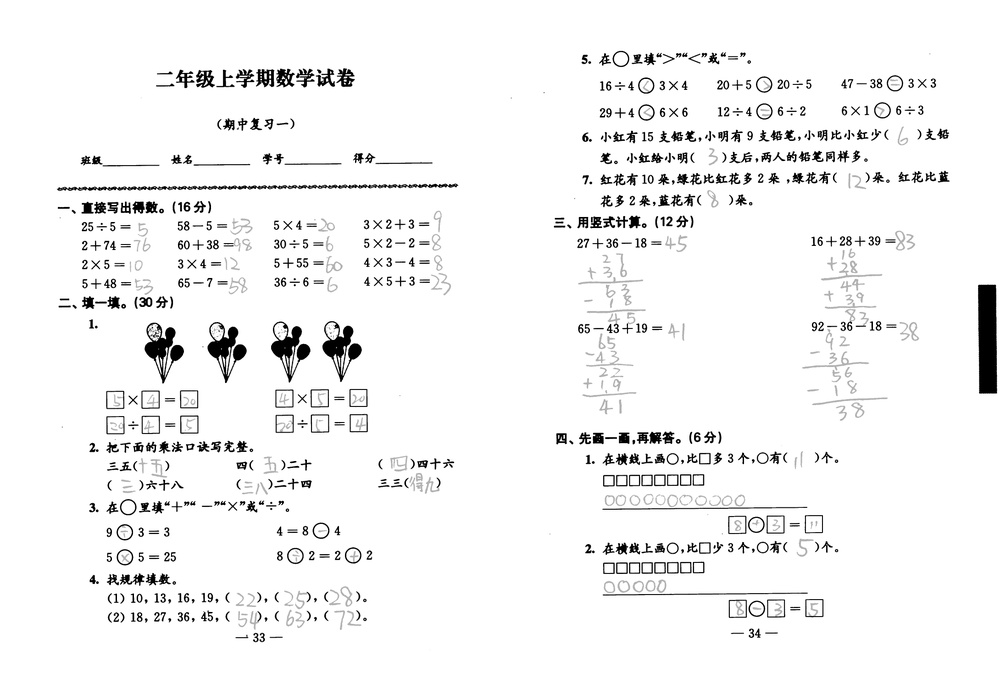
#> input picture packages/blob_kit/tmp/imstack.jpg, 1000 x 673 px, shrunk from 4359 x 2934 before the run
$ python -i imutils.py   (imports and definitions only)
#> lines starting #> are read from the running program, lines starting #| are printed output that depends on the picture; after the words box and inside, x2 and y2 are one past the last pixel; in counts of white or black regions, pixels touching at a corner belong together
#> further down, picture is the input picture: shape (673, 1000, 3); min 0, max 255, mean 243.4
#!/usr/bin/env python

'''
图像工具
'''

# Python 2/3 compatibility
from __future__ import print_function
import sys
import matplotlib.pyplot as plt
import numpy as np
import cv2
import warnings

PY3 = sys.version_info[0] == 3

if PY3:
    xrange = range


# [42 lines left out: functions preprocess_bw_inv, preprocess_bw, first_any, not called in this run]


def first_nonzero(arr, axis, invalid_val=-1):
    mask = arr!=0
    return np.where(mask.any(axis=axis), mask.argmax(axis=axis), invalid_val)


# weight 是每一列的重量，profile 是每一列第一个非零点到最后一个非零点的距离
# profile -1 表示该列没有白点
# [28 lines left out: functions vertical_proj, nz_analysis, not called in this run]


# weight 是每一行的重量，profile 是每一行第一个非零点到最后一个非零点的距离
def horizontal_proj(bw):
    return vertical_proj( np.transpose(bw) )


# [95 lines left out: functions align_images, align_images2x2, not called in this run]


def get_skew_from_area(image, sx=0, ex=0, sy=0, ey=0):
    """
    利用包含一个区域的非零像素值的一个可旋转矩形框来判断角度，难点是如何确定这样的区域。
    :param image:
    :param sx:
    :param ex: 为0的话，即为图像宽度
    :param sy:
    :param ey: 为0的话，即为图像高度
    :return:
    """
#> called with sx = 0, ex = 0, sy = 0, ey = 0
    h, w = image.shape[:2]
#> h = 673; w = 1000

    if ex==0:
        ex = w
#> ex = 1000

    if ey == 0:
        ey = h
#> ey = 673

    head = image[sy:ey, sx:ex]

    # imshow_(head)

    # convert the image to grayscale and flip the foreground
    # and background to ensure foreground is now "white" and
    # the background is "black"
    gray = cv2.cvtColor(head, cv2.COLOR_BGR2GRAY)
    gray = cv2.bitwise_not(gray)
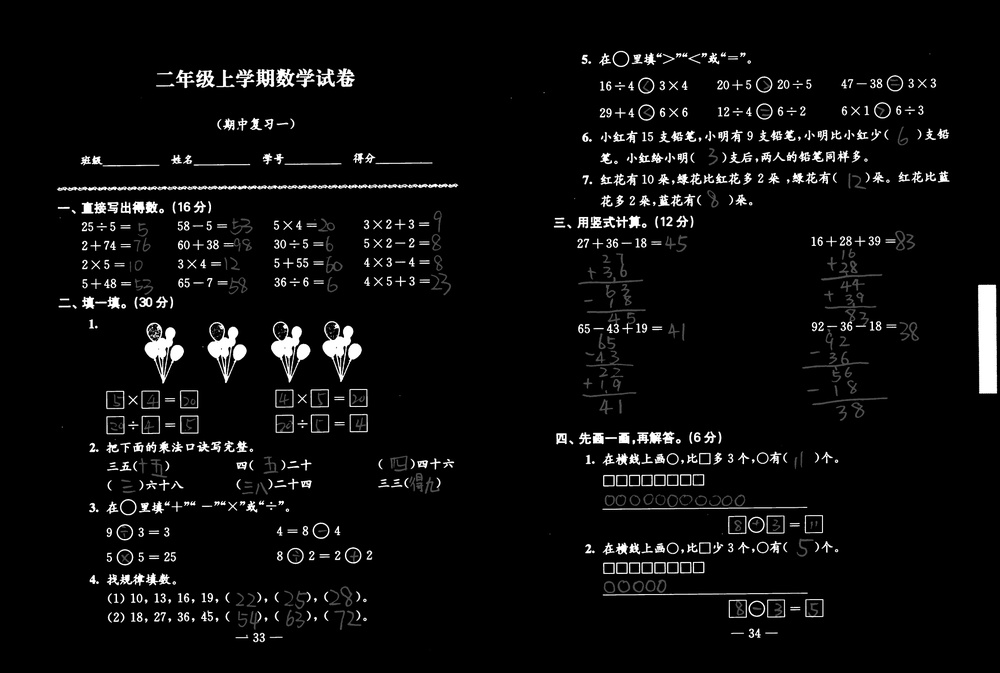
#> gray: shape (673, 1000); min 0, max 255, mean 11.6

    # threshold the image, setting all foreground pixels to
    # 255 and all background pixels to 0
    thresh = cv2.threshold(gray, 0, 255,
                           cv2.THRESH_BINARY | cv2.THRESH_OTSU)[1]
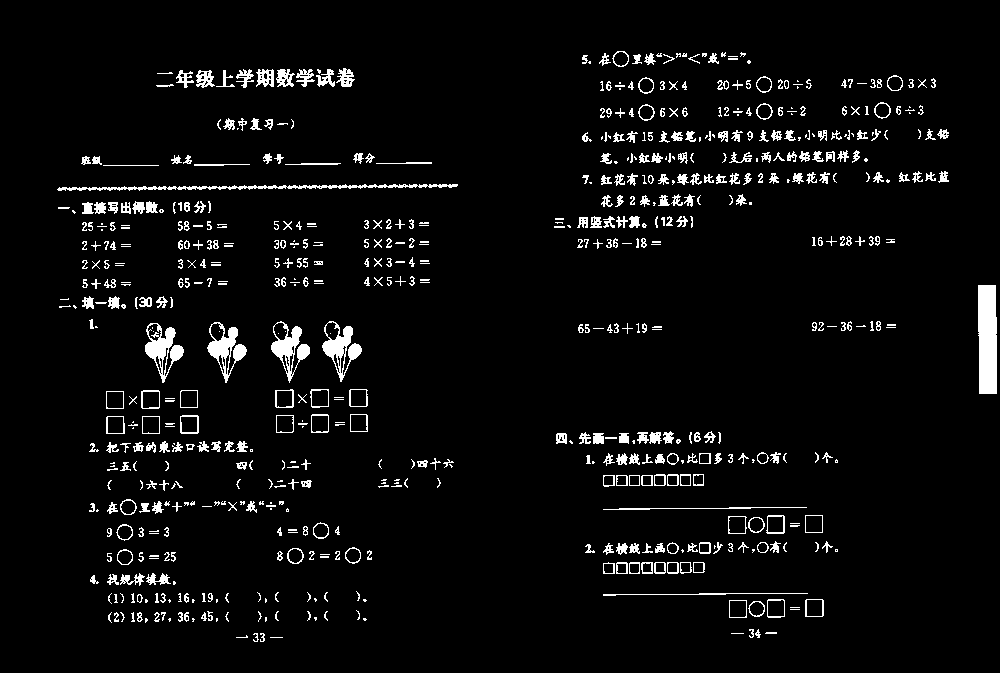
#> thresh: shape (673, 1000); 4.6% white; 682 white regions (254 under 20 px), largest, box (x1, y1, x2, y2) and area: (978, 285, 997, 394) 1978, (57, 184, 458, 191) 1115, (145, 323, 184, 383) 953

    # grab the (x, y) coordinates of all pixel values that
    # are greater than zero, then use these coordinates to
    # compute a rotated bounding box that contains all
    # coordinates
    coords = np.column_stack(np.where(thresh > 0))
#> coords = 31007 pairs, first value 51 to 641, second value 57 to 996
    angle = cv2.minAreaRect(coords)[-1]
#> angle = -89.54

    # the `cv2.minAreaRect` function returns values in the
    # range [-90, 0); as the rectangle rotates clockwise the
    # returned angle trends to 0 -- in this special case we
    # need to add 90 degrees to the angle
    if angle < -45:
        angle = -(90 + angle)
#> angle = -0.462

    # otherwise, just take the inverse of the angle to make
    # it positive
    else:
        angle = -angle

    return angle


# [20 lines left out: functions rotate_image, imshow_, not called in this run]

>>> import cv2
>>> picture = cv2.imread('tmp/imstack.jpg')
>>> result = get_skew_from_area(picture)
#> result = -0.462

$ run again, on packages/blob_kit/tmp/line.jpg
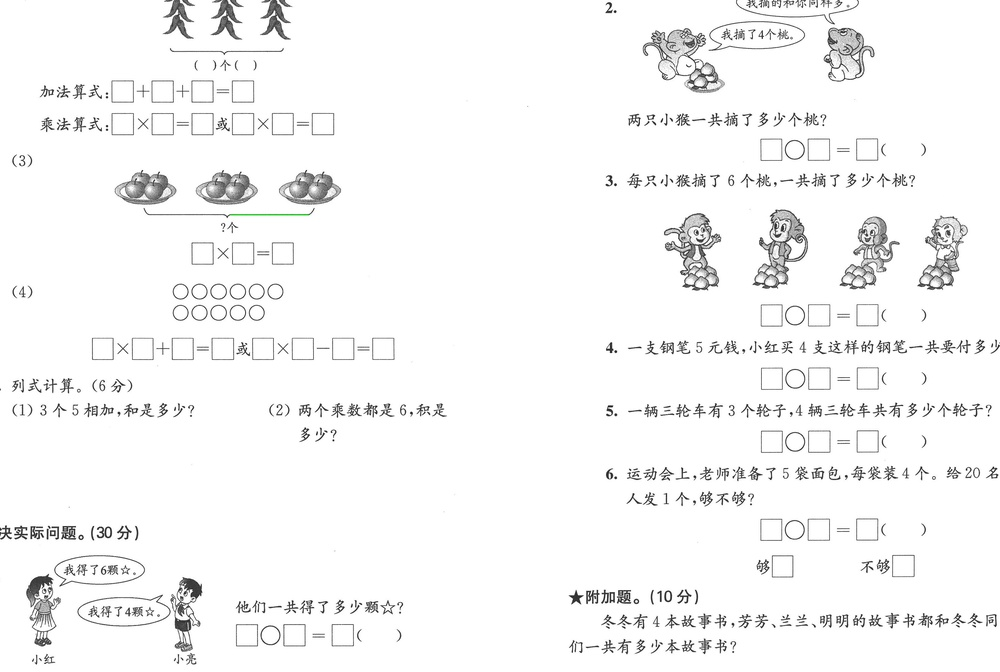
#> input picture packages/blob_kit/tmp/line.jpg, 1000 x 672 px, shrunk from 3496 x 2349 before the run
#> picture is the input picture: shape (672, 1000, 3); mean B, G, R 246.5, 246.5, 246.5
#> in get_skew_from_area, `gray = cv2.bitwise_not(gray)`:
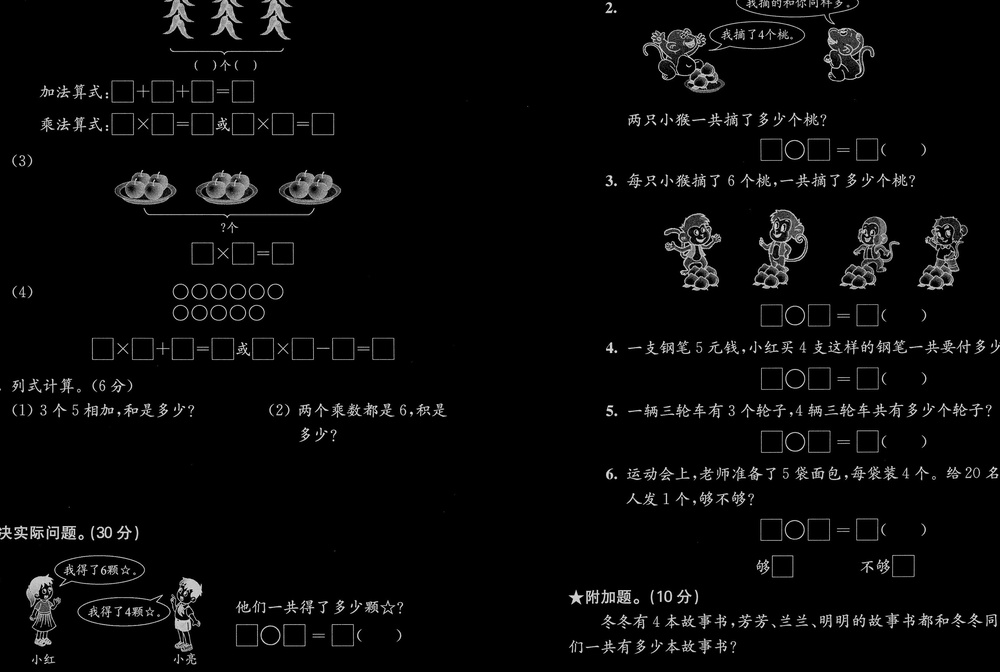
#> gray: shape (672, 1000); min 0, max 250, mean 8.5
#> in get_skew_from_area, `thresh = cv2.threshold(gray, 0, 255, cv2.THRESH_BINARY | cv2.THRESH_OT..`:
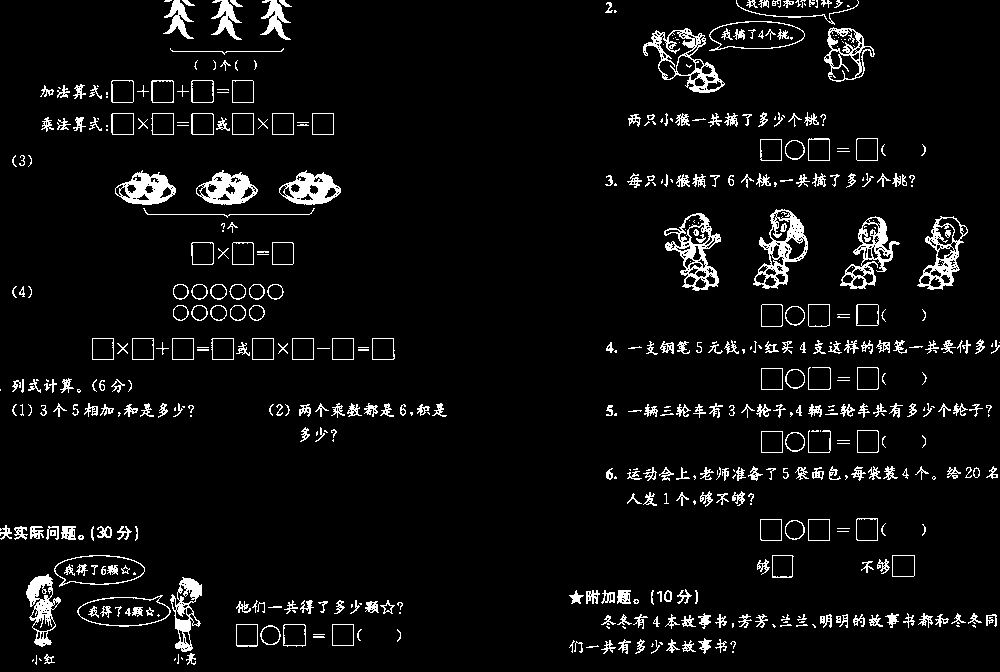
#> thresh: shape (672, 1000); 5.5% white in thin lines or dots
#> coords = 37210 pairs, first value 0 to 664, second value 0 to 999
#> in get_skew_from_area, `angle = cv2.minAreaRect(coords)[-1]`: angle = -90
#> in get_skew_from_area, `angle = -(90 + angle)`: angle = 0
